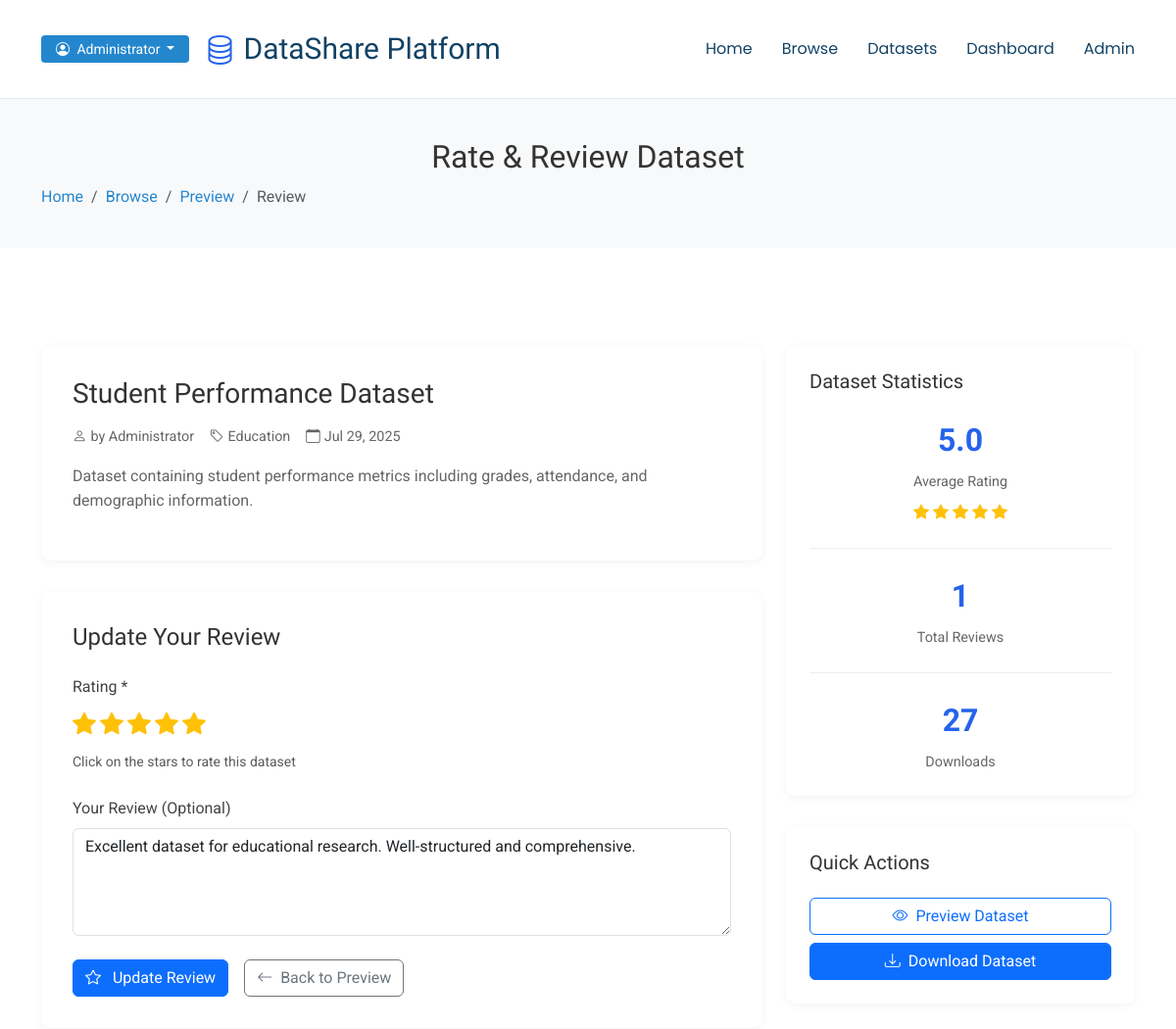
/review.php?id=1 (signed in, upper part), run on an earlier commit of the app's database.
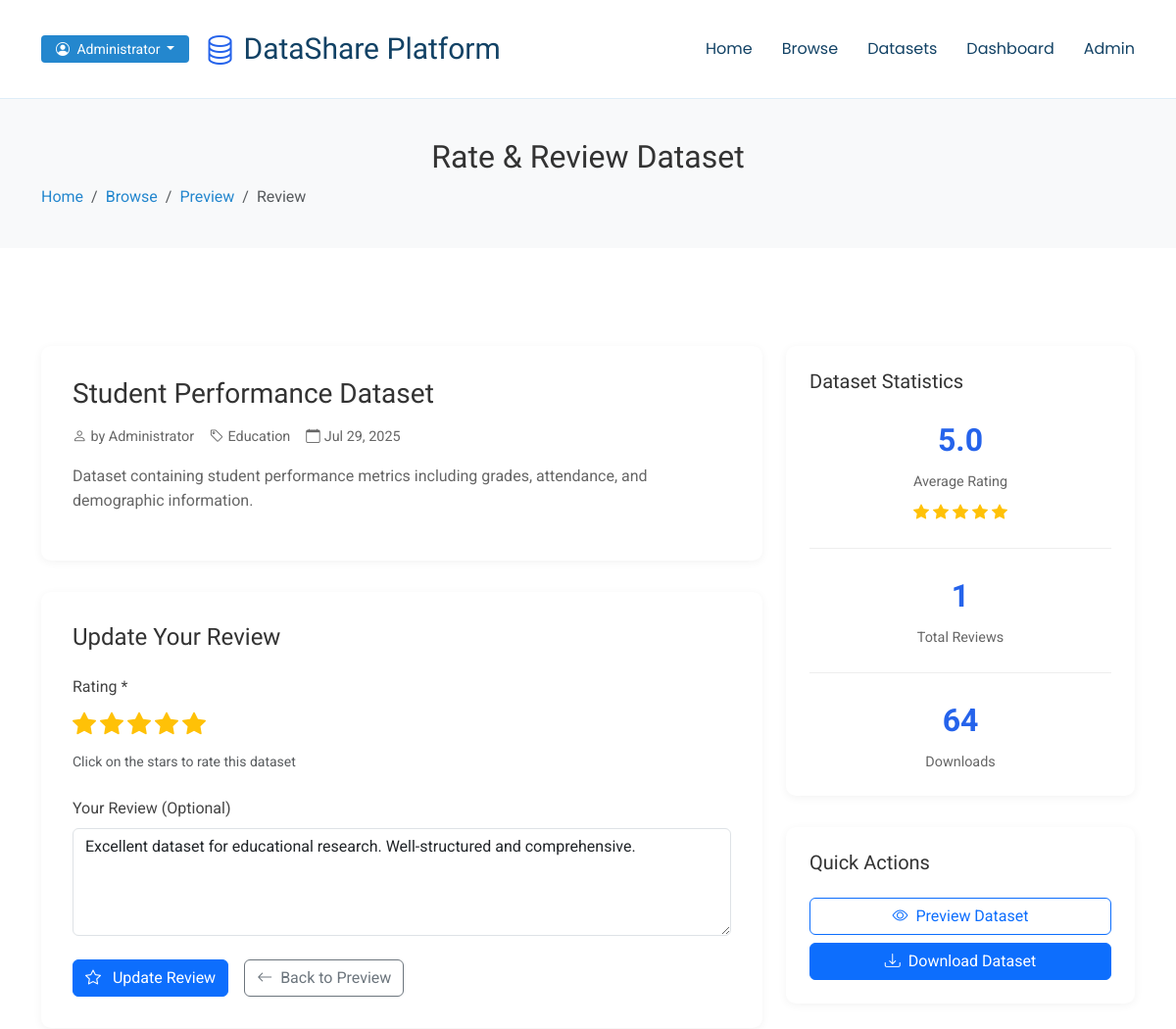
And on a later commit of the database.
### tables this page shows
CREATE TABLE datasets (
    id INT AUTO_INCREMENT PRIMARY KEY,
    title VARCHAR(255) NOT NULL,
    filename VARCHAR(255) NOT NULL,
    category VARCHAR(100) NOT NULL,
    description TEXT,
    file_path VARCHAR(500) NOT NULL,
    file_size BIGINT NOT NULL,
    uploaded_by INT NOT NULL,
    upload_date TIMESTAMP DEFAULT CURRENT_TIMESTAMP,
    download_count INT DEFAULT 0,
    is_active BOOLEAN DEFAULT TRUE,
    FOREIGN KEY (uploaded_by) REFERENCES users(id) ON DELETE CASCADE,
    INDEX idx_category (category),
    INDEX idx_uploader (uploaded_by),
    INDEX idx_upload_date (upload_date)
);

### review.php (the view, shortened to what the changed rows need)
<?php
$datasetId = (int)($_GET['id'] ?? 0);
$host = 'localhost';
$dbname = 'dataset_platform';
$username = 'root';
$password = '1212';
try {
    $pdo = new PDO("mysql:host=$host;dbname=$dbname", $username, $password);
    $pdo->setAttribute(PDO::ATTR_ERRMODE, PDO::ERRMODE_EXCEPTION);
} catch(PDOException $e) {
    die("Connection failed: " . $e->getMessage());
}
try {
    $stmt = $pdo->prepare("SELECT * FROM dataset_overview WHERE id = ?");
    $stmt->execute([$datasetId]);
    $dataset = $stmt->fetch(PDO::FETCH_ASSOC);
} catch(PDOException $e) {
    header('Location: browse.php');
    exit;
}
include 'includes/header.php';
?>
<section class="page-title section">
  <div class="container">
    <div class="row">
      <div class="col-lg-12">
        <h2>Rate & Review Dataset</h2>
      </div>
    </div>
  </div>
</section>
<section class="review section">
  <div class="container">
    <div class="row">
      <div class="col-lg-8">
        <div class="dataset-info">
          <h3><?php echo htmlspecialchars($dataset['title']); ?></h3>
          <div class="dataset-meta">
            <span class="meta-item">
              <i class="bi bi-person me-1"></i>
              by <?php echo htmlspecialchars($dataset['uploader_name']); ?>
            </span>
            <span class="meta-item">
              <i class="bi bi-tag me-1"></i>
              <?php echo htmlspecialchars($dataset['category']); ?>
            </span>
            <span class="meta-item">
              <i class="bi bi-calendar me-1"></i>
              <?php echo date('M j, Y', strtotime($dataset['upload_date'])); ?>
            </span>
          </div>
          <?php if ($dataset['description']): ?>
          <p class="dataset-description"><?php echo htmlspecialchars($dataset['description']); ?></p>
          <?php endif; ?>
        </div>
      </div>
      <div class="col-lg-4">
        <div class="stats-sidebar">
          <div class="stat-item">
            <div class="stat-number"><?php echo $dataset['download_count']; ?></div>
            <div class="stat-label">Downloads</div>
          </div>
        </div>
      </div>
    </div>
  </div>
</section>
<?php
include 'includes/footer.php';
?>

What changed in the data, as far as the page shows it:
changed datasets "Student Performance Dataset": download_count "27" → "64"
